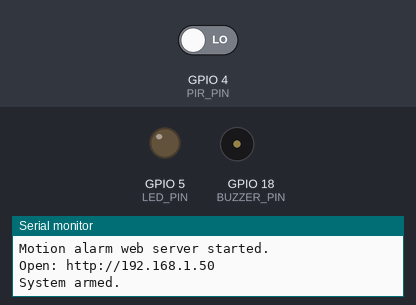
Simulated run of this sketch. Board: ESP32. Shown: output pins drawn as LEDs (lit = HIGH), buzzer (waves = sounding, pin HIGH), the last lines printed to the serial monitor. Inputs (shaded band) come from the test bench; at power-on: GPIO 4 (PIR_PIN) LOW. WiFi joins after 1.5 s; servers stay silent unless stated.

Above: at 2.7 s.
2.8 s: GPIO 4 (PIR_PIN) driven HIGH
At 3.4 s:
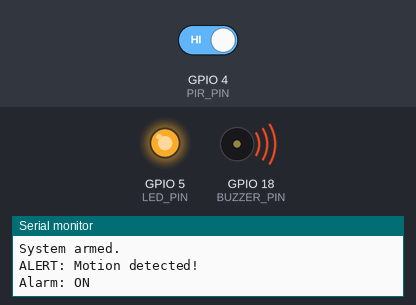
Timing chart, 0 to 9.3 s (numbered marks = the images above; inputs shaded):
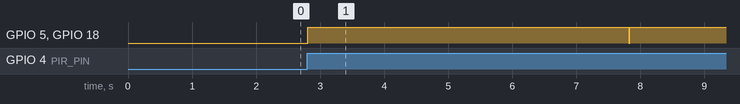

The sketch:

wifi_motion_alarm.ino
```cpp
/*
  IoT Student Lab
  Project 29: Wi-Fi Motion Alarm

  Platform: ESP32
  Sensor: PIR Motion Sensor
  Actuators: LED + Buzzer

  Concept:
  Digital Sensor + State Machine + Wi-Fi + Web Monitoring

  Learning Flow:
  PIR → ESP32 → Decision → Alarm → Wi-Fi → Browser
*/

#include <WiFi.h>
#include <WebServer.h>

// --------------------------------------------------
// Wi-Fi Configuration
// --------------------------------------------------

const char* WIFI_SSID = "YOUR_WIFI_NAME";
const char* WIFI_PASSWORD = "YOUR_WIFI_PASSWORD";

// --------------------------------------------------
// Hardware
// --------------------------------------------------

const int PIR_PIN = 4;
const int LED_PIN = 5;
const int BUZZER_PIN = 18;

// --------------------------------------------------
// Alarm Configuration
// --------------------------------------------------

const unsigned long ALARM_DURATION = 5000;

// --------------------------------------------------
// Web Server
// --------------------------------------------------

WebServer server(80);

// --------------------------------------------------
// System State
// --------------------------------------------------

bool motionDetected = false;
bool alarmActive = false;

unsigned long alarmStartTime = 0;
unsigned long lastMotionTime = 0;

// --------------------------------------------------
// Read PIR Sensor
// --------------------------------------------------

void updateMotionState() {

  motionDetected = digitalRead(PIR_PIN) == HIGH;

  if (motionDetected) {

    lastMotionTime = millis();

    if (!alarmActive) {

      alarmActive = true;
      alarmStartTime = millis();

      digitalWrite(LED_PIN, HIGH);
      digitalWrite(BUZZER_PIN, HIGH);

      Serial.println("ALERT: Motion detected!");
      Serial.println("Alarm: ON");
    }
  }

  // Turn alarm off after the configured duration.
  if (
    alarmActive &&
    millis() - alarmStartTime >= ALARM_DURATION
  ) {

    alarmActive = false;

    digitalWrite(LED_PIN, LOW);
    digitalWrite(BUZZER_PIN, LOW);

    Serial.println("Alarm: OFF");
  }
}

// --------------------------------------------------
// Build Web Dashboard
// --------------------------------------------------

String buildWebPage() {

  String page = R"rawliteral(
<!DOCTYPE html>

<html>

<head>

<meta name="viewport"
      content="width=device-width, initial-scale=1">

<meta http-equiv="refresh"
      content="2">

<title>ESP32 Wi-Fi Motion Alarm</title>

<style>

body {
  font-family: Arial, sans-serif;
  background: #f4f4f4;
  text-align: center;
  margin: 0;
  padding: 30px 15px;
}

.container {
  max-width: 700px;
  margin: auto;
  background: white;
  padding: 30px;
  border-radius: 14px;
}

h1 {
  margin-bottom: 5px;
}

.card {
  background: #eeeeee;
  padding: 25px;
  margin: 20px 0;
  border-radius: 12px;
}

.status {
  font-size: 30px;
  font-weight: bold;
  margin: 15px;
}

.motion {
  font-size: 24px;
  font-weight: bold;
}

.info {
  text-align: left;
  line-height: 1.9;
}

.warning {
  font-size: 14px;
  margin-top: 25px;
}

</style>

</head>

<body>

<div class="container">

<h1>IoT Student Lab</h1>

<p>
Project 29 — Wi-Fi Motion Alarm
</p>
)rawliteral";

  // ------------------------------------------------
  // Alarm Status
  // ------------------------------------------------

  page += R"rawliteral(

<div class="card">

<h2>Alarm Status</h2>

<div class="status">
)rawliteral";

  if (alarmActive) {

    page += "ALARM ACTIVE";

  } else {

    page += "SYSTEM ARMED";
  }

  page += R"rawliteral(
</div>

)rawliteral";

  if (alarmActive) {

    page += R"rawliteral(
<div class="motion">
Motion Detected
</div>
)rawliteral";

  } else {

    page += R"rawliteral(
<div class="motion">
No Active Alarm
</div>
)rawliteral";
  }

  page += R"rawliteral(

</div>

<div class="card info">

<h2>System Information</h2>

<strong>Motion Sensor:</strong> )rawliteral";

  page += motionDetected ? "DETECTED" : "CLEAR";

  page += R"rawliteral(<br>

<strong>Alarm:</strong> )rawliteral";

  page += alarmActive ? "ACTIVE" : "OFF";

  page += R"rawliteral(<br>

<strong>PIR GPIO:</strong> 4<br>

<strong>LED GPIO:</strong> 5<br>

<strong>Buzzer GPIO:</strong> 18<br>

<strong>SSID:</strong> )rawliteral";

  page += WiFi.SSID();

  page += R"rawliteral(<br>

<strong>IP Address:</strong> )rawliteral";

  page += WiFi.localIP().toString();

  page += R"rawliteral(<br>

<strong>RSSI:</strong> )rawliteral";

  page += String(WiFi.RSSI());

  page += R"rawliteral( dBm

</div>

<p class="warning">
Dashboard automatically refreshes every 2 seconds.
</p>

</div>

</body>

</html>
)rawliteral";

  return page;
}

// --------------------------------------------------
// Root Web Page
// --------------------------------------------------

void handleRoot() {

  server.send(
    200,
    "text/html",
    buildWebPage()
  );
}

// --------------------------------------------------
// Alarm Status Endpoint
// --------------------------------------------------

void handleStatus() {

  String status = "{";

  status += "\"motion\":";
  status += motionDetected ? "true" : "false";

  status += ",\"alarm\":";
  status += alarmActive ? "true" : "false";

  status += "}";

  server.send(
    200,
    "application/json",
    status
  );
}

// --------------------------------------------------
// 404 Handler
// --------------------------------------------------

void handleNotFound() {

  String message = "404 - Page Not Found\n\n";

  message += "Requested URI: ";
  message += server.uri();

  server.send(
    404,
    "text/plain",
    message
  );
}

// --------------------------------------------------
// Connect to Wi-Fi
// --------------------------------------------------

void connectToWiFi() {

  WiFi.mode(WIFI_STA);

  WiFi.begin(
    WIFI_SSID,
    WIFI_PASSWORD
  );

  Serial.print("Connecting to Wi-Fi");

  while (
    WiFi.status() != WL_CONNECTED
  ) {

    delay(500);

    Serial.print(".");
  }

  Serial.println();

  Serial.println("Wi-Fi connected!");

  Serial.print("SSID: ");
  Serial.println(WiFi.SSID());

  Serial.print("IP Address: ");
  Serial.println(WiFi.localIP());

  Serial.print("RSSI: ");
  Serial.print(WiFi.RSSI());
  Serial.println(" dBm");
}

// --------------------------------------------------
// Setup
// --------------------------------------------------

void setup() {

  Serial.begin(115200);

  pinMode(PIR_PIN, INPUT);

  pinMode(LED_PIN, OUTPUT);

  pinMode(BUZZER_PIN, OUTPUT);

  digitalWrite(LED_PIN, LOW);
  digitalWrite(BUZZER_PIN, LOW);

  Serial.println();

  Serial.println("================================");
  Serial.println("      IoT Student Lab");
  Serial.println(" Project 29: Wi-Fi Motion Alarm");
  Serial.println("================================");

  connectToWiFi();

  server.on(
    "/",
    handleRoot
  );

  server.on(
    "/status",
    handleStatus
  );

  server.onNotFound(
    handleNotFound
  );

  server.begin();

  Serial.println("Motion alarm web server started.");

  Serial.print("Open: http://");
  Serial.println(WiFi.localIP());

  Serial.println();
  Serial.println("System armed.");
}

// --------------------------------------------------
// Main Loop
// --------------------------------------------------

void loop() {

  updateMotionState();

  server.handleClient();

  delay(20);
}
```

Measured:
- after the input at 2.8 s, GPIO 5 (LED_PIN), GPIO 18 (BUZZER_PIN): LOW → HIGH at once, → LOW 5.0 s later, → HIGH 0.02 s later
